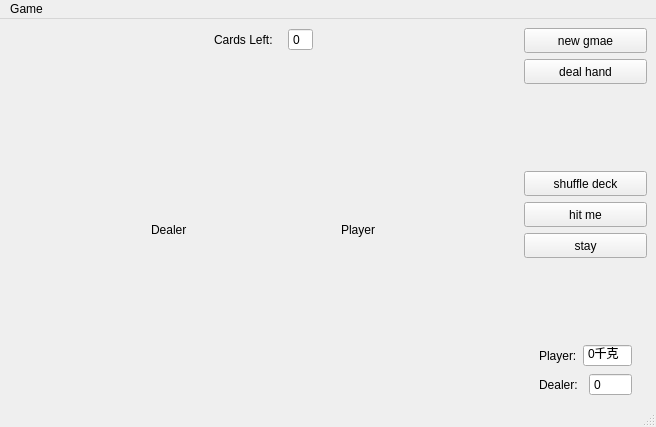
<?xml version="1.0" encoding="UTF-8"?>
<ui version="4.0">
 <class>BlackJack</class>
 <widget class="QMainWindow" name="BlackJack">
  <property name="geometry">
   <rect>
    <x>0</x>
    <y>0</y>
    <width>656</width>
    <height>427</height>
   </rect>
  </property>
  <property name="windowTitle">
   <string>BlackJack</string>
  </property>
  <widget class="QWidget" name="centralwidget">
   <layout class="QHBoxLayout" name="horizontalLayout_5">
    <item>
     <layout class="QVBoxLayout" name="verticalLayout_3" stretch="0,1">
      <property name="spacing">
       <number>12</number>
      </property>
      <item>
       <layout class="QHBoxLayout" name="horizontalLayout">
        <item>
         <spacer name="horizontalSpacer">
          <property name="orientation">
           <enum>Qt::Horizontal</enum>
          </property>
          <property name="sizeHint" stdset="0">
           <size>
            <width>138</width>
            <height>20</height>
           </size>
          </property>
         </spacer>
        </item>
        <item>
         <widget class="QLabel" name="label">
          <property name="text">
           <string>Cards Left: </string>
          </property>
          <property name="alignment">
           <set>Qt::AlignJustify|Qt::AlignVCenter</set>
          </property>
         </widget>
        </item>
        <item>
         <widget class="QSpinBox" name="sb_cardsLeft">
          <property name="buttonSymbols">
           <enum>QAbstractSpinBox::NoButtons</enum>
          </property>
         </widget>
        </item>
        <item>
         <spacer name="horizontalSpacer_2">
          <property name="orientation">
           <enum>Qt::Horizontal</enum>
          </property>
          <property name="sizeHint" stdset="0">
           <size>
            <width>138</width>
            <height>20</height>
           </size>
          </property>
         </spacer>
        </item>
       </layout>
      </item>
      <item>
       <layout class="QHBoxLayout" name="horizontalLayout_2">
        <property name="spacing">
         <number>12</number>
        </property>
        <item>
         <layout class="QVBoxLayout" name="verticalLayout" stretch="0,1">
          <item>
           <widget class="QLabel" name="label_2">
            <property name="text">
             <string>Dealer</string>
            </property>
           </widget>
          </item>
          <item>
           <layout class="QGridLayout" name="layout_dealer"/>
          </item>
         </layout>
        </item>
        <item>
         <layout class="QVBoxLayout" name="verticalLayout_2" stretch="0,1">
          <item>
           <widget class="QLabel" name="label_3">
            <property name="text">
             <string>Player</string>
            </property>
           </widget>
          </item>
          <item>
           <layout class="QGridLayout" name="layout_player"/>
          </item>
         </layout>
        </item>
       </layout>
      </item>
     </layout>
    </item>
    <item>
     <layout class="QVBoxLayout" name="verticalLayout_4">
      <item>
       <widget class="QToolButton" name="tb_newGame">
        <property name="sizePolicy">
         <sizepolicy hsizetype="Minimum" vsizetype="Fixed">
          <horstretch>0</horstretch>
          <verstretch>0</verstretch>
         </sizepolicy>
        </property>
        <property name="minimumSize">
         <size>
          <width>120</width>
          <height>25</height>
         </size>
        </property>
        <property name="text">
         <string>new gmae</string>
        </property>
       </widget>
      </item>
      <item>
       <widget class="QToolButton" name="tb_dealHand">
        <property name="sizePolicy">
         <sizepolicy hsizetype="Minimum" vsizetype="Fixed">
          <horstretch>0</horstretch>
          <verstretch>0</verstretch>
         </sizepolicy>
        </property>
        <property name="minimumSize">
         <size>
          <width>120</width>
          <height>25</height>
         </size>
        </property>
        <property name="text">
         <string>deal hand</string>
        </property>
       </widget>
      </item>
      <item>
       <spacer name="verticalSpacer_2">
        <property name="orientation">
         <enum>Qt::Vertical</enum>
        </property>
        <property name="sizeHint" stdset="0">
         <size>
          <width>20</width>
          <height>28</height>
         </size>
        </property>
       </spacer>
      </item>
      <item>
       <widget class="QToolButton" name="tb_shuffleDeck">
        <property name="sizePolicy">
         <sizepolicy hsizetype="Minimum" vsizetype="Fixed">
          <horstretch>0</horstretch>
          <verstretch>0</verstretch>
         </sizepolicy>
        </property>
        <property name="minimumSize">
         <size>
          <width>120</width>
          <height>25</height>
         </size>
        </property>
        <property name="text">
         <string>shuffle deck</string>
        </property>
       </widget>
      </item>
      <item>
       <widget class="QToolButton" name="tb_hit_me">
        <property name="sizePolicy">
         <sizepolicy hsizetype="Minimum" vsizetype="Fixed">
          <horstretch>0</horstretch>
          <verstretch>0</verstretch>
         </sizepolicy>
        </property>
        <property name="minimumSize">
         <size>
          <width>120</width>
          <height>25</height>
         </size>
        </property>
        <property name="text">
         <string>hit me</string>
        </property>
       </widget>
      </item>
      <item>
       <widget class="QToolButton" name="tb_stay">
        <property name="sizePolicy">
         <sizepolicy hsizetype="Minimum" vsizetype="Fixed">
          <horstretch>0</horstretch>
          <verstretch>0</verstretch>
         </sizepolicy>
        </property>
        <property name="minimumSize">
         <size>
          <width>120</width>
          <height>25</height>
         </size>
        </property>
        <property name="text">
         <string>stay</string>
        </property>
       </widget>
      </item>
      <item>
       <spacer name="verticalSpacer">
        <property name="orientation">
         <enum>Qt::Vertical</enum>
        </property>
        <property name="sizeHint" stdset="0">
         <size>
          <width>20</width>
          <height>78</height>
         </size>
        </property>
       </spacer>
      </item>
      <item>
       <layout class="QHBoxLayout" name="horizontalLayout_3">
        <property name="leftMargin">
         <number>15</number>
        </property>
        <property name="rightMargin">
         <number>15</number>
        </property>
        <item>
         <widget class="QLabel" name="label_4">
          <property name="text">
           <string>Player:</string>
          </property>
         </widget>
        </item>
        <item>
         <widget class="QSpinBox" name="sb_playerScore">
          <property name="buttonSymbols">
           <enum>QAbstractSpinBox::NoButtons</enum>
          </property>
          <property name="suffix">
           <string>千克</string>
          </property>
         </widget>
        </item>
       </layout>
      </item>
      <item>
       <layout class="QHBoxLayout" name="horizontalLayout_4">
        <property name="leftMargin">
         <number>15</number>
        </property>
        <property name="rightMargin">
         <number>15</number>
        </property>
        <item>
         <widget class="QLabel" name="label_5">
          <property name="text">
           <string>Dealer:</string>
          </property>
         </widget>
        </item>
        <item>
         <widget class="QSpinBox" name="sb_dealerScore">
          <property name="buttonSymbols">
           <enum>QAbstractSpinBox::NoButtons</enum>
          </property>
         </widget>
        </item>
       </layout>
      </item>
     </layout>
    </item>
   </layout>
  </widget>
  <widget class="QMenuBar" name="menubar">
   <property name="geometry">
    <rect>
     <x>0</x>
     <y>0</y>
     <width>656</width>
     <height>26</height>
    </rect>
   </property>
   <widget class="QMenu" name="menuGame">
    <property name="title">
     <string>Game</string>
    </property>
    <addaction name="actionNewGame"/>
    <addaction name="actionDeal_Hand"/>
    <addaction name="separator"/>
    <addaction name="actionShuffle_Deck"/>
    <addaction name="actionHit_Me"/>
    <addaction name="actionStay"/>
   </widget>
   <addaction name="menuGame"/>
  </widget>
  <widget class="QStatusBar" name="statusbar"/>
  <action name="actionNewGame">
   <property name="text">
    <string>New Game</string>
   </property>
   <property name="toolTip">
    <string>Starts a new game</string>
   </property>
   <property name="shortcut">
    <string>Ctrl+N</string>
   </property>
  </action>
  <action name="actionShuffle_Deck">
   <property name="text">
    <string>Shuffle Deck</string>
   </property>
   <property name="toolTip">
    <string>Shuffles the deck</string>
   </property>
  </action>
  <action name="actionHit_Me">
   <property name="text">
    <string>Hit Me</string>
   </property>
   <property name="toolTip">
    <string>Add another card to your deck</string>
   </property>
  </action>
  <action name="actionStay">
   <property name="text">
    <string>Stay</string>
   </property>
   <property name="toolTip">
    <string>End your turn</string>
   </property>
  </action>
  <action name="actionDeal_Hand">
   <property name="text">
    <string>Deal Hand</string>
   </property>
   <property name="toolTip">
    <string>Deals a new hand</string>
   </property>
  </action>
 </widget>
 <resources/>
 <connections/>
</ui>
